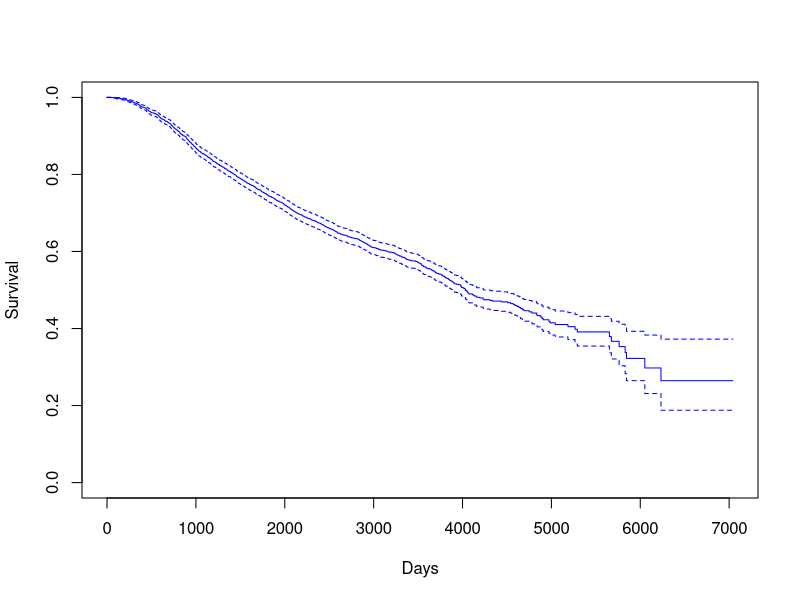
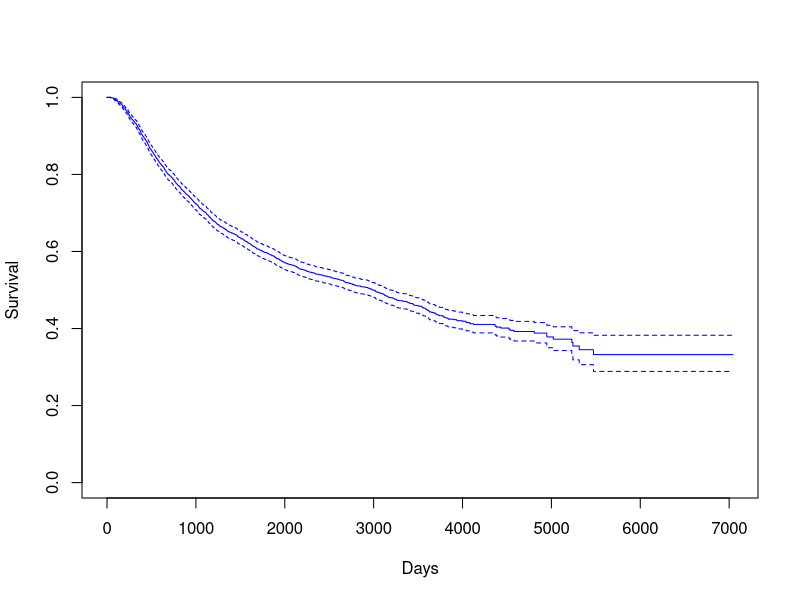
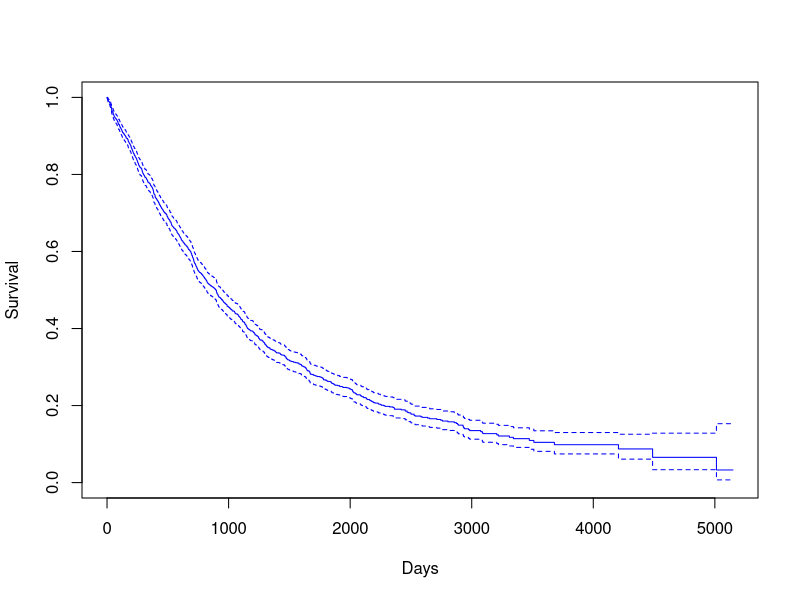
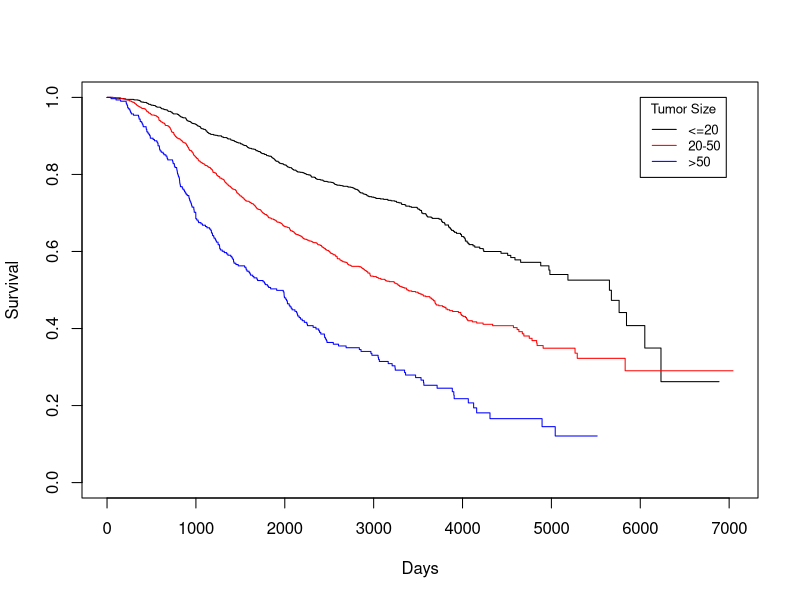
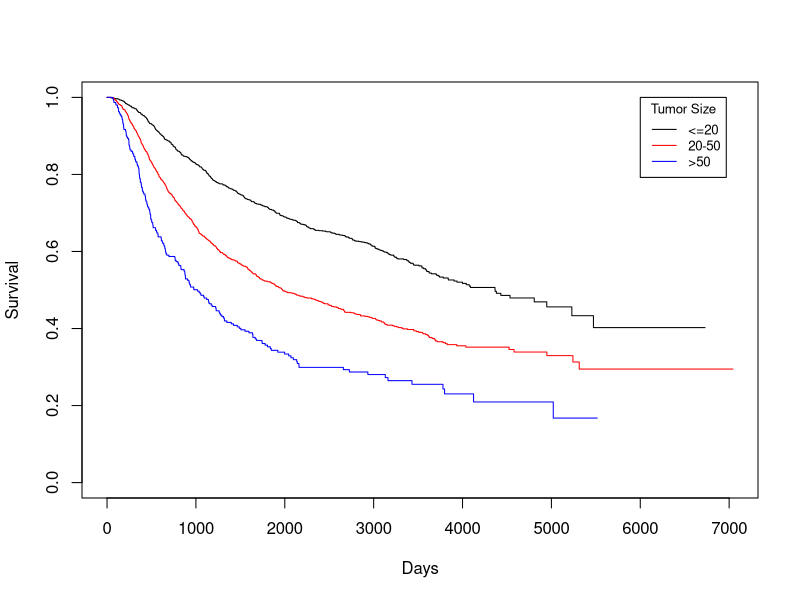
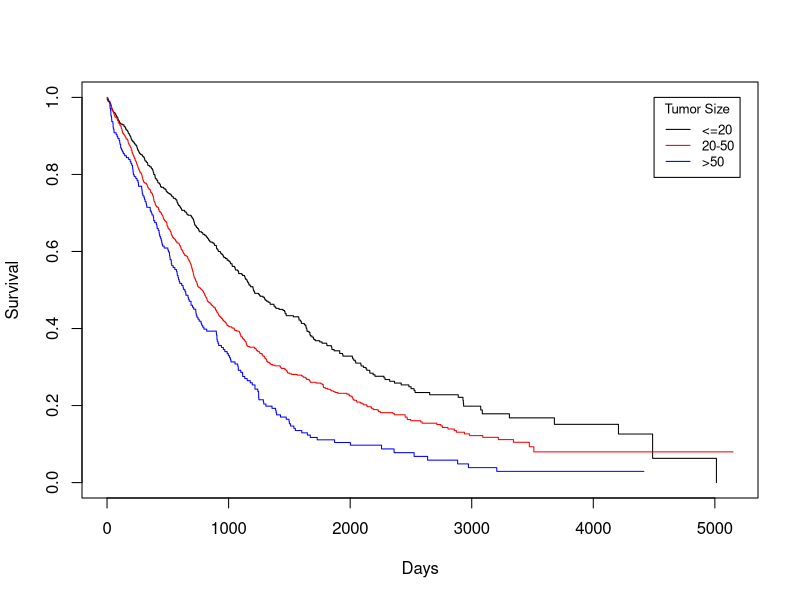
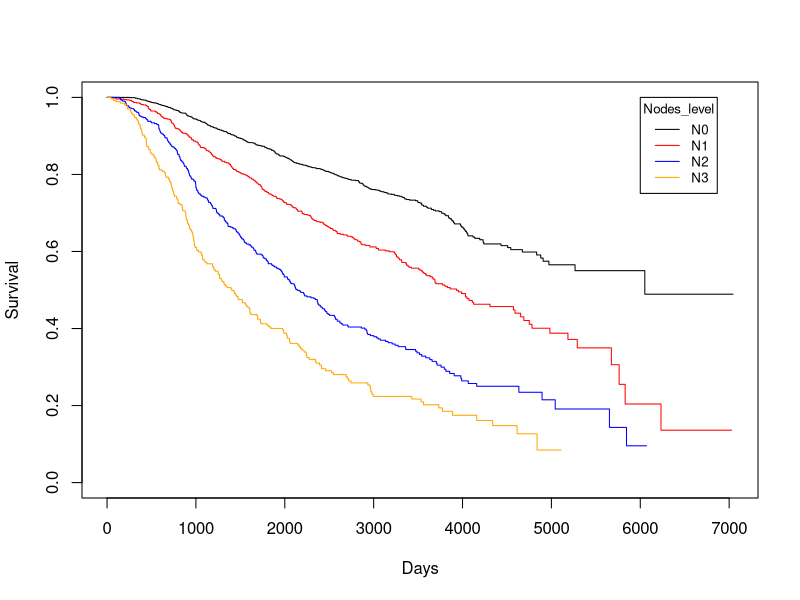
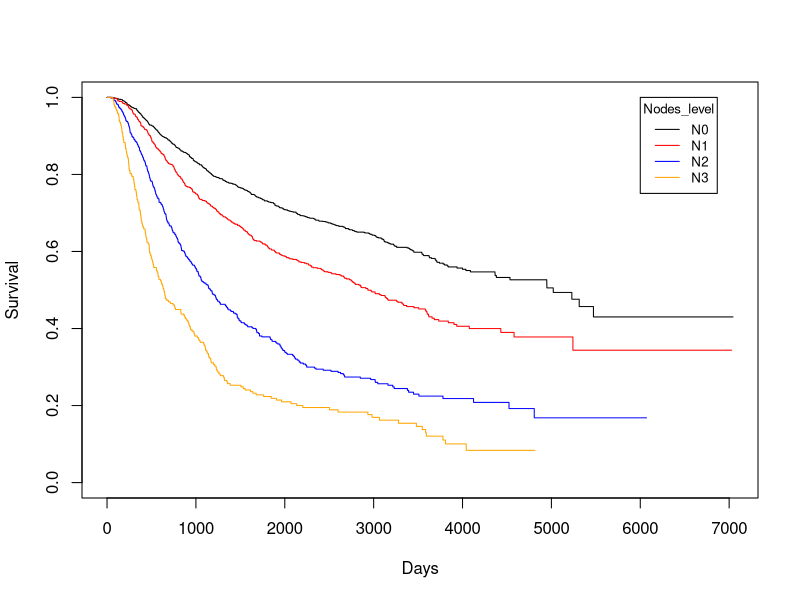

R code for these plots, in order:
## ---- chunk 1
library(survival)
library(survminer)
library(tidyverse)
library(caret)
## ---- chunk 2
data(rotterdam)
## ---- chunk 3
rotterdam <- rotterdam %>%
  mutate(Treatment = ifelse(chemo == 1 & hormon == 0, "Chemo", 
                     ifelse(chemo == 0 & hormon == 1, "Hormon", 
                     ifelse(chemo == 1 & hormon == 1, "Both", "NaN/Other Treatment")))) %>% 
  mutate(Treatment = as.factor(Treatment))

rotterdam <- rotterdam %>% 
  mutate(Nodes_level = ifelse(nodes == 0, "N0", 
                       ifelse(nodes >= 1 & nodes <= 3, "N1", 
                       ifelse(nodes >= 4 & nodes <= 9, "N2", 
                       ifelse(nodes >= 10, "N3", NaN))))) %>% 
  mutate(Treatment = as.factor(Treatment))

rotterdam <- rotterdam %>%
  mutate(grade = as.factor(grade)) %>%
  mutate(size = as.factor(size)) %>%
  mutate(Treatment = as.factor(Treatment))

rotterdam_recur <- rotterdam %>%
  filter(recur == 1) %>%
  mutate(drecurtime = dtime-rtime)
## ---- chunk 4
KM <- survfit(Surv(dtime, death) ~ 1, data = rotterdam)
plot(KM, conf.int = TRUE, col = "blue", xlab="Days", ylab="Survival")
## ---- chunk 5
mean(rotterdam$dtime)
median(rotterdam$dtime)
## ---- chunk 6
KM <- survfit(Surv(rtime, recur) ~ 1, data = rotterdam)
plot(KM, conf.int = TRUE, col = "blue", xlab="Days", ylab="Survival")
## ---- chunk 7
mean(rotterdam$rtime)
median(rotterdam$rtime)
## ---- chunk 8
KM <- survfit(Surv(drecurtime, death) ~ 1, data = rotterdam_recur)
plot(KM, conf.int = TRUE, col = "blue", xlab="Days", ylab="Survival")
## ---- chunk 9
mean(rotterdam_recur$drecurtime)
median(rotterdam_recur$drecurtime)
## ---- chunk 10
KM_None_Death <- survfit(Surv(dtime, death) ~ size, data = rotterdam)
plot(KM_None_Death, conf.type = "plain", col = c("black","red","blue"), xlab="Days", ylab="Survival")
legend(6000, 1, legend=c("<=20", "20-50", ">50"),
       col=c("black", "red", "blue"), lty=1, cex=0.8,
       title="Tumor Size", text.font=6)
## ---- chunk 11
KM_None_Recur <- survfit(Surv(rtime, recur) ~ size, data = rotterdam)
plot(KM_None_Recur, conf.type = "plain", col = c("black","red","blue"), xlab="Days", ylab="Survival")
legend(6000, 1, legend=c("<=20", "20-50", ">50"),
       col=c("black", "red", "blue"), lty=1, cex=0.8,
       title="Tumor Size", text.font=6)
## ---- chunk 12
KM_None_drecur <- survfit(Surv(drecurtime, death) ~ size, data = rotterdam_recur)
plot(KM_None_drecur, conf.type = "plain", col = c("black","red","blue"), xlab="Days", ylab="Survival")
legend(4500, 1, legend=c("<=20", "20-50", ">50"),
       col=c("black", "red", "blue"), lty=1, cex=0.8,
       title="Tumor Size", text.font=6)
## ---- chunk 13
KM_None_Death <- survfit(Surv(dtime, death) ~ Nodes_level, data = rotterdam)
plot(KM_None_Death, conf.type = "plain", col = c("black","red","blue","orange"), xlab="Days", ylab="Survival")
legend(6000, 1, legend=c("N0", "N1","N2", "N3"),
       col=c("black", "red", "blue", "orange"), lty=1, cex=0.8,
       title="Nodes_level", text.font=6)
## ---- chunk 14
KM_None_Recur <- survfit(Surv(rtime, recur) ~ Nodes_level, data = rotterdam)
plot(KM_None_Recur, conf.type = "plain", col = c("black","red","blue","orange"), xlab="Days", ylab="Survival")
legend(6000, 1, legend=c("N0", "N1","N2", "N3"),
       col=c("black", "red", "blue", "orange"), lty=1, cex=0.8,
       title="Nodes_level", text.font=6)
## ---- chunk 15
KM_None_drecur <- survfit(Surv(drecurtime, death) ~ Nodes_level, data = rotterdam_recur)
plot(KM_None_drecur, conf.type = "plain", col = c("black","red","blue","orange"), xlab="Days", ylab="Survival")
legend(4500, 1, legend=c("N0", "N1","N2", "N3"),
       col=c("black", "red", "blue", "orange"), lty=1, cex=0.8,
       title="Nodes_level", text.font=6)
## ---- chunk 16
KM_Treatment_Death <- survfit(Surv(dtime, death) ~ Treatment, data = rotterdam)
plot(KM_Treatment_Death, conf.int = FALSE, col = c("black", "red", "blue", "orange"), xlab="Days", ylab="Survival")
legend(1, 0.4, legend=c("Both", "Chemo","Hormon", "NaN/Other Treatment"),
       col=c("black", "red", "blue", "orange"), lty=1, cex=0.8,
       title="Treatment Group", text.font=6)
## ---- chunk 17
KM_Treatment_Recur <- survfit(Surv(rtime, recur) ~ Treatment, data = rotterdam)
plot(KM_Treatment_Recur, conf.int = FALSE, col = c("black", "red", "blue", "orange"), xlab="Days", ylab="Survival")
legend(1, 0.4, legend=c("Both", "Chemo","Hormon", "NaN/Other Treatment"),
       col=c("black", "red", "blue", "orange"), lty=1, cex=0.8,
       title="Treatment Group", text.font=6)
## ---- chunk 18
KM_Treatment_drecur <- survfit(Surv(drecurtime, death) ~ Treatment, data = rotterdam_recur)
plot(KM_Treatment_drecur, conf.int = FALSE, col = c("black", "red", "blue", "orange"), xlab="Days", ylab="Survival")
legend(3700, 1, legend=c("Both", "Chemo","Hormon", "NaN/Other Treatment"),
       col=c("black", "red", "blue", "orange"), lty=1, cex=0.8,
       title="Treatment Group", text.font=6)
## ---- chunk 19
# The Cox-Snell function takes as inputs
# 1. A vector of Cox-Snell residuals created by the user based on the model being evaluated,
# 2. A status vector
# 3. Optional x- and y- limits for the resulting plot

CoxSnell = function(cs,status,xlim=NULL,ylim=NULL)
{
kmcs = survfit(Surv(jitter(cs,amount=(max(cs)-min(cs))/1000),status) ~ 1)$surv

plot(log(-log(kmcs)) ~ sort(log(cs)) ,
      xlab="log(Cox-Snell)", ylab="log(-log(S(Cox-Snell)))", xlim=xlim, ylim=ylim )

abline(0,1,col='red')
}
## ---- chunk 20
Dexp <- survreg(Surv(dtime, death) ~ Treatment + size + nodes + age, dist='exponential', data=rotterdam)
Dexp
## ---- chunk 21
Dexp <- survreg(Surv(rtime, recur) ~ Treatment + size + nodes + age, dist='exponential', data=rotterdam)
Dexp
## ---- chunk 22
Dweibull <- survreg(Surv(dtime, death) ~ Treatment + size + nodes + age, dist='weibull', data=rotterdam)
Dweibull
## ---- chunk 23
Dweibull <- survreg(Surv(rtime, recur) ~ Treatment + size + nodes + age, dist='weibull', data=rotterdam)
Dweibull
## ---- chunk 24
Dlnorm <- survreg(Surv(dtime, death) ~ 1 , dist='lognormal', data=rotterdam)
Dlnorm
DLweibull <- survreg(Surv(dtime, death) ~ 1 , dist='weibull', data=rotterdam)
DLweibull
CS_LnormD <- -log(1 - plnorm(rotterdam$dtime,  8.318665, 1.206342))
CS_WeibullD <- -log(1 - pweibull(rotterdam$dtime,  1/0.7977553, exp(8.577572)))
# Make appropriate graph using CoxSnell function
CoxSnell(CS_LnormD, rotterdam$death)
CoxSnell(CS_WeibullD, rotterdam$death)
## ---- chunk 25
Dlnorm <- survreg(Surv(dtime, death) ~ Treatment + size + nodes + age , dist='lognormal', data=rotterdam)
Dlnorm
CS_LnormD <- -log(1 - plnorm(rotterdam$dtime, 9.709442268-0.431016329*(rotterdam$Treatment=="Chemo")
                                                  -0.346351742*(rotterdam$Treatment=="Hormon")  
                                                  -0.423626557*(rotterdam$Treatment=="NaN/Other Treatment")
                                                  -0.372703559*(rotterdam$size=="20-50")
                                                  -0.654189313*(rotterdam$size==">50")
                                                  -0.079103425*rotterdam$nodes 
                                                  -0.009903862*rotterdam$age, 
                                       1.077329))
# Make appropriate graph using CoxSnell function
CoxSnell(CS_LnormD, rotterdam$death)
## ---- chunk 26
Rlnorm <- survreg(Surv(rtime, recur) ~ Treatment + size + nodes + age, dist='lognormal', data=rotterdam)
Rlnorm
CS_LnormR <- -log(1 - plnorm(rotterdam$rtime, 8.514204484-0.382172447*(rotterdam$Treatment=="Chemo")
                                                  -0.479063703*(rotterdam$Treatment=="Hormon")   
                                                  -0.605193863*(rotterdam$Treatment=="NaN/Other Treatment")
                                                  -0.458345796*(rotterdam$size=="20-50")
                                                  -0.738657689*(rotterdam$size==">50")
                                                  -0.107708963*rotterdam$nodes 
                                                  +0.009059467*rotterdam$age, 
                                       1.340545))

# Make appropriate graph using CoxSnell function
CoxSnell(CS_LnormR, rotterdam$recur)
## ---- chunk 27
meanlog <- 8.514204484-0.382172447*(rotterdam$Treatment=="Chemo")
                                                  -0.479063703*(rotterdam$Treatment=="Hormon")   
                                                  -0.605193863*(rotterdam$Treatment=="NaN/Other Treatment")
                                                  -0.458345796*(rotterdam$size=="20-50")
                                                  -0.738657689*(rotterdam$size==">50")
                                                  -0.107708963*rotterdam$nodes 
                                                  +0.009059467*rotterdam$age
sdlog <- 1.340545

hlnorm = function(x,meanlog,sdlog) { dlnorm(x,meanlog=meanlog,sdlog=sdlog)/(1-plnorm(x,meanlog=meanlog,sdlog=sdlog)) }
plot( hlnorm(rotterdam$rtime,meanlog=meanlog,sdlog=sdlog))
## ---- chunk 28
rotterdam_new <- rotterdam %>% 
  mutate(state = ifelse(death == 1 & recur == 0, "death",
                 ifelse(death == 0 & recur == 1, "recur", 
                 ifelse(death == 1 & recur == 1, "both", "neither"))))

ggplot(rotterdam_new, aes(x=age, color=state, fill=state)) +
  geom_density(alpha=0.3)
## ---- chunk 29
m_death_withage = coxph(Surv(dtime, death) ~ Treatment + size + nodes + age, data=rotterdam)
m_death_withage
cox.zph(m_death_withage)
## ---- chunk 30
new = data.frame(Treatment = "Both", size = "<=20", nodes=0, age=0)
plot(survfit(m_death_withage, newdata = new),fun="cumhaz", conf.int = FALSE, ylim = c(0,0.25))
abline(0, 0.1/4000, col="blue")
## ---- chunk 31
m_death_strataage = coxph(Surv(dtime, death) ~ Treatment + size + nodes + strata(age), data=rotterdam)
m_death_strataage
cox.zph(m_death_strataage)
## ---- chunk 32
m_recur = coxph(Surv(rtime, recur) ~ Treatment + size + nodes + age, data=rotterdam)
m_recur
cox.zph(m_recur)
## ---- chunk 33
m_recur = coxph(Surv(rtime, recur) ~ strata(Treatment) + strata(size) + nodes + age, data=rotterdam)
m_recur
cox.zph(m_recur)
